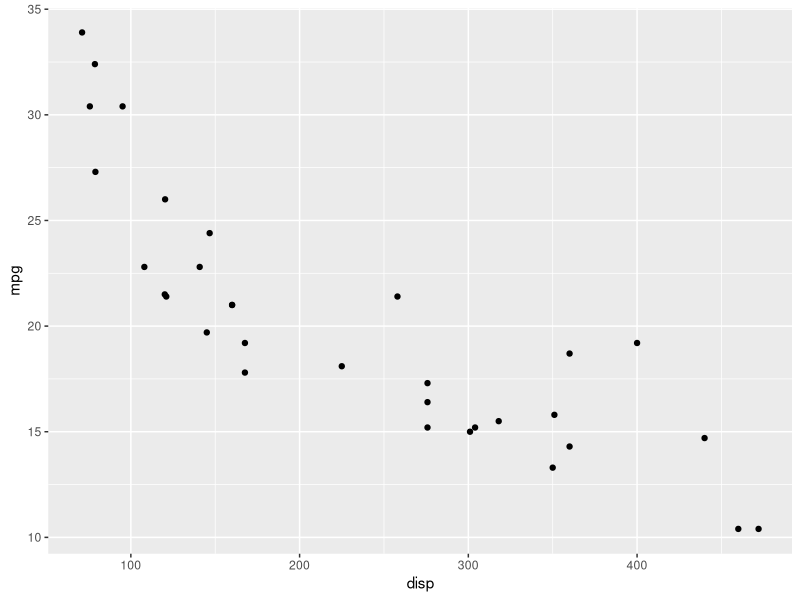
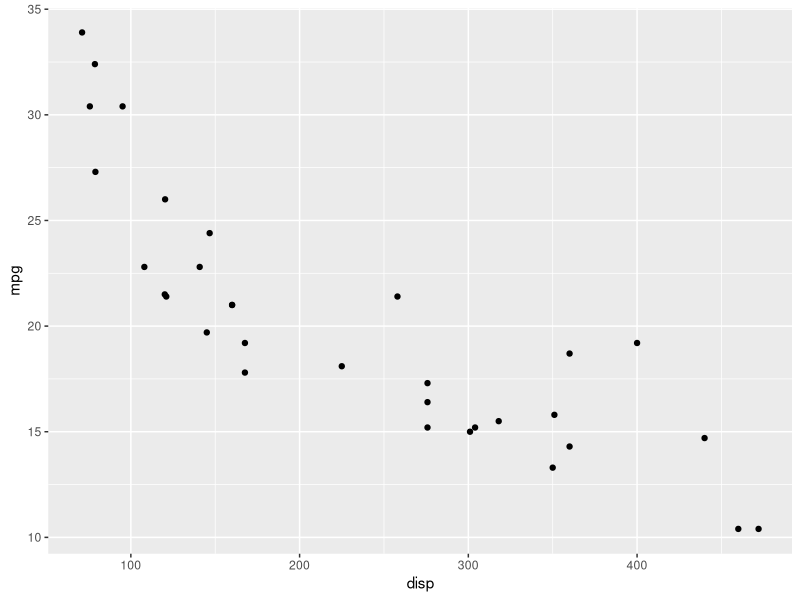

Here is the R script that generated these plots, in order:
## ---- chunk 1
library(ggplot2)

mtcars |> 
  ggplot(aes(x = disp, y = mpg)) +
  geom_point()
## ---- chunk 2
library(ggplot2)

mtcars |> 
  ggplot(aes(x = disp, y = mpg)) +
  geom_point()
